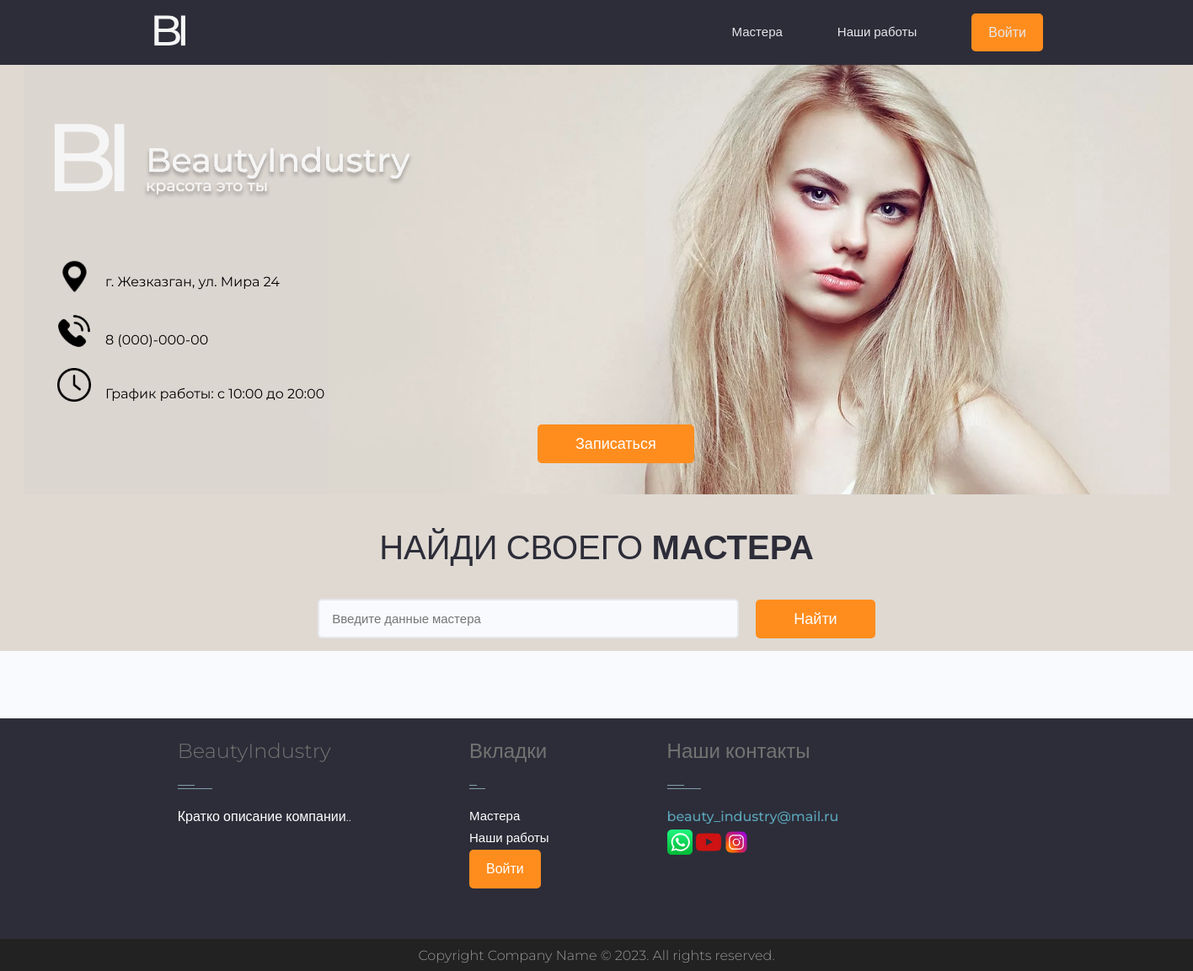
Before: / with the older database file.
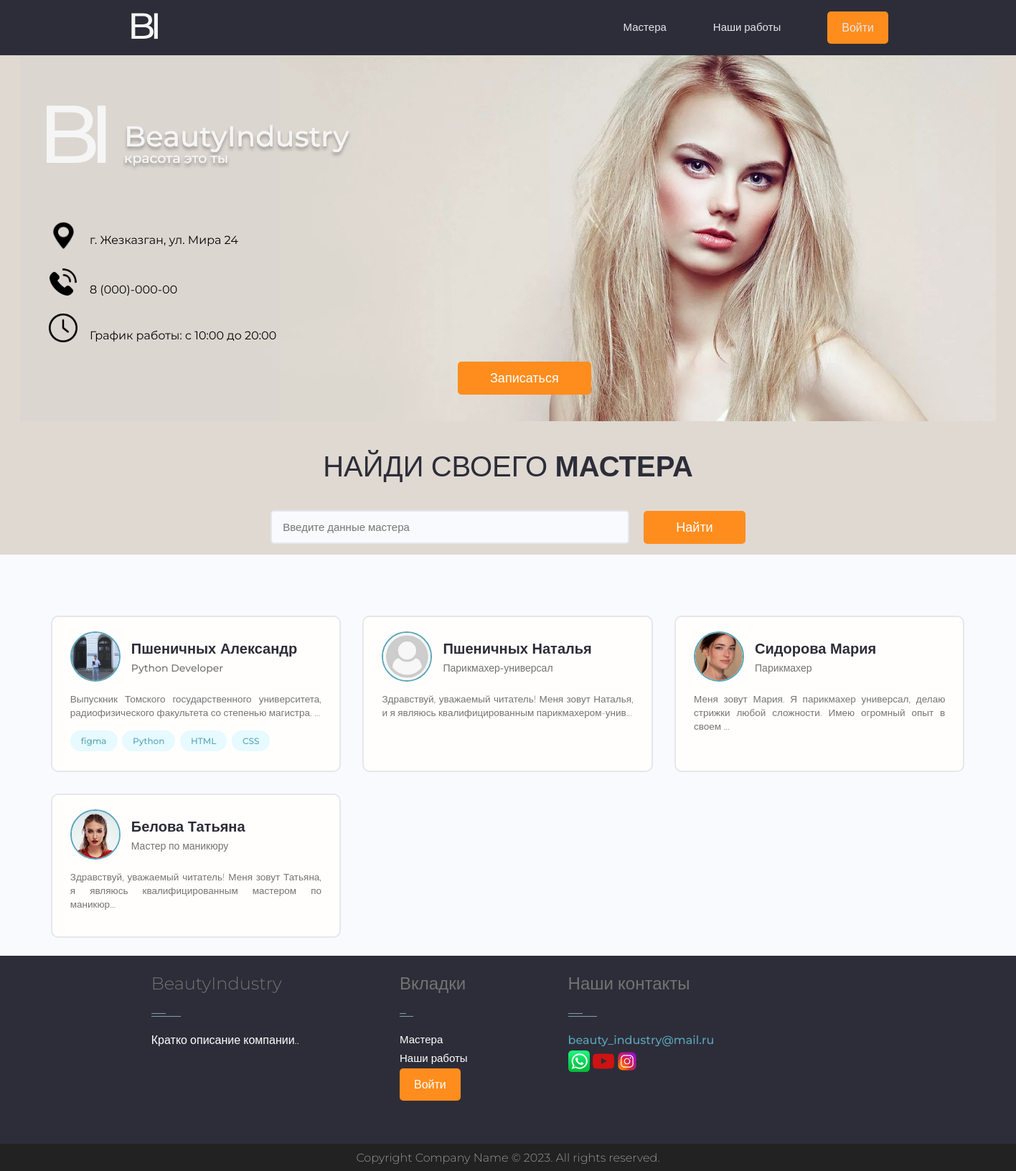
After: the same page with the newer database file.
### users/models.py (models this page shows, shortened)
class Profile(models.Model):
    user = models.OneToOneField(User, on_delete=models.CASCADE, null=True, blank=True, verbose_name='Логин')
    name = models.CharField(max_length=200, null=True, blank=True,verbose_name='Имя пользователя')
    email = models.EmailField(max_length=200, null=True, blank=True)  # EmailField - валидация от джанго
    username = models.CharField(max_length=200, blank=True, null=True, verbose_name='Никнейм пользователя')
    short_info = models.CharField(max_length=200, blank=True, null=True,verbose_name='Краткая информация о пользователе')  # профессия
    bio = models.TextField(blank=True, null=True, verbose_name='Полная информация')  # инфо о себе
    profile_image = models.ImageField(blank=True, null=True, upload_to='profiles/',
                                      default='profiles/user-default.png',verbose_name='Фото')
    whatsapp = models.CharField(max_length=200, null=True, blank=True)
    instagram = models.CharField(max_length=200, null=True, blank=True)
    vkontakte = models.CharField(max_length=200, null=True, blank=True)
    telegram = models.CharField(max_length=200, null=True, blank=True)
    created = models.DateTimeField(auto_now_add=True)

class Skill(models.Model):  # скилы(навыки) пользователя
    owner = models.ForeignKey(Profile, on_delete=models.CASCADE, null=True, blank=True)  # связь с профилем
    name = models.CharField(max_length=200, null=True, blank=True)  # имя навыка
    description = models.TextField(null=True, blank=True)  # описание навыка
    created = models.DateTimeField(auto_now_add=True)
    def __str__(self):
        return f'{self.name}'

### users/views.py (the view)
# urls.py: path('', views.profiles, name='profiles'),
def profiles(request):
    profile, search_query = search_profiles(request)  # распаковка кортежа
    context = {'profiles': profile, 'search_query': search_query}
    return render(request, 'users/index.html', context)

### users/utils.py (called while the page is built)
def search_profiles(request):
    search_query = ''
    if request.GET.get('search_query'):
        search_query = request.GET.get('search_query')
    skills = Skill.objects.filter(name__icontains=search_query)
    profiles = Profile.objects.distinct().filter(
        Q(name__icontains=search_query) |
        Q(short_info__icontains=search_query) |
        Q(skill__in=skills))  # Модель профиля
    return profiles, search_query

### users/templates/users/index.html (shortened to what this page needs)
{% extends 'projects/base.html' %}
{% block content %}
{% load static %}
  <main class="home">
    <section class="hero-section text-center">
      <div class="container container--narrow">
        <div class="hero-section__box" >
          <div class="text">
            <img class="info" src="{% static 'images/info.svg' %}" alt="">
          <button class="openModal btn btn--sub btn--lg" style="margin: 0 610px">Записаться </button>
          </div>
          <img class='images' src="{% static 'images/girl.jpg.webp' %}" alt=""/>
          <h2 >НАЙДИ СВОЕГО <span>МАСТЕРА</span></h2>
        </div>
        <div class="hero-section__search">
          <form class="form" action="{% url 'profiles' %}" method="get">
            <div class="form__field">
              <input class="input input--text" id="formInput#search" type="text" name="search_query"
                value="{{ search_query }}"
                placeholder="Введите данные мастера" />
            </div>
            <input class="btn btn--sub btn--lg" type="submit" value="Найти" />
          </form>
        </div>
      </div>
    </section>
    <section class="devlist">
      <div class="container">
        <div class="grid grid--three">
          {% for profile in profiles %}
          <div class="column card">
            <div class="dev">
              <a href="{% url 'user_profile' profile.id %}" class="card__body">
                <div class="dev__profile">
                  <img class="avatar avatar--md" src="{{ profile.profile_image.url }}" alt="image" />
                  <div class="dev__meta">
                    <h3>{{ profile.name }}</h3>
                    <h5>{{ profile.short_info }}</h5>
                  </div>
                </div>
                <p class="dev__info">
                  {{ profile.bio|slice:100 }}...
                </p>
                <div class="dev__skills">
                  {% for skill in profile.skill_set.all %}
                  <span class="tag tag--pill tag--main">
                    <small>{{skill|slice:'6'}}</small>
                  </span>
                  {% endfor %}
                </div>
              </a>
            </div>
          </div>
          {% endfor %}
        </div>
      </div>
    </section>
  </main>
{% endblock %}

### projects/templates/projects/base.html (shortened to what this page needs)
{% load static %}
<!DOCTYPE html>
<html lang="en">
<head>
    <link rel="stylesheet" href="https://maxcdn.bootstrapcdn.com/font-awesome/4.5.0/css/font-awesome.min.css">
    <link rel="stylesheet" href="{% static 'uikit/styles/uikit.css'%}"/>
    <link rel="stylesheet" href="{% static 'styles/app.css'%}"/>
<link rel="stylesheet" href="{% static 'styles/footer.css'%}"/>
</head>
<body>
{% include 'projects/navbar.html' %}
{% block content %}
{% endblock %}
</body>
{% include 'projects/footer.html' %}
</html>

### projects/templates/projects/navbar.html (shortened to what this page needs)
{% load static %}
  <header class="header">
    <div class="container container--narrow">
      <a href="{% url 'profiles' %}" class="header__logo">
        <img src="{% static 'images/logo.svg'%} " alt="DevSearch Logo" />
      </a>
      <nav class="header__nav">
        <ul class="header__menu">
          <li class="header__menuItem"><a href="{% url 'profiles' %}">Мастера</a></li>
          <li class="header__menuItem"><a href="{% url 'projects' %}">Наши работы</a></li>
          {% if request.user.is_authenticated %}
           <li class="header__menuItem"><a href="{% url 'account'%}">Мой аккаунт</a></li>
          <li class="header__menuItem"><a href="{% url 'create-project'%}">Добавить работу</a></li>
          <li class="header__menuItem"><a href="{% url 'logout' %}" class="btn btn--sub">Выйти</a></li>
          {% else %}
          <li class="header__menuItem"><a href="{% url 'login' %}" class="btn btn--sub">Войти</a></li>
          {% endif %}
        </ul>
      </nav>
    </div>
  </header>

### projects/templates/projects/footer.html
{% load static %}
<footer id="footer" class="footer">
    <div class="main-footer">
        <div class="container">
            <div class="row">
                <div class="col">
                    <div class="widget">
                        <h5 class="widget-title">BeautyIndustry<span></span></h5>
                        <p>Кратко описание компании.. </p>
                    </div>
                </div>
                <div class="col">
                    <div class="widget no-box">
                        <h5 class="widget-title">Вкладки<span></span></h5>
                        <ul class="thumbnail-widget">
                            <li>
                                <div class="thumb-content"><a href="{% url 'profiles' %}">Мастера</a></div>
                            </li>
                            <li>
                                <div class="thumb-content"><a href="{% url 'projects' %}">Наши работы</a></div>
                            </li>
                              {% if request.user.is_authenticated %}
                            <li>
                                <div class="thumb-content"><a href="{% url 'account'%}">Мой аккаунт</a></div>
                            </li>
                            <li>
                                <div class="thumb-content"><a href="{% url 'create-project'%}">Добавить работу</a></div>
                            </li>
                                <li class="header__menuItem"><a href="{% url 'logout' %}" class="btn btn--sub">Выйти</a></li>
                                {% else %}
                               <li class="header__menuItem"><a href="{% url 'login' %}" class="btn btn--sub">Войти</a></li>
                            {% endif %}
                        </ul>
                    </div>
                </div>
                <div class="col">
                    <div class="widget no-box">
                        <h5 class="widget-title">Наши контакты<span></span></h5>
                        <p><a href="mailto:info@domain.com" title="glorythemes">beauty_industry@mail.ru</a></p>
                        <ul class="social-footer2">
                            <li class=""><a href="/" target="_blank" title="Facebook"><img alt="WhatsApp" width="30" height="30" src="{% static 'images/whatsapp.svg'%}"></a></li>
                            <li class=""><a href="/" target="_blank" title="Facebook"><img alt="YouTube" width="30" height="30" src="{% static 'images/youtube.svg'%}"></a></li>
                            <li class=""><a href="/" target="_blank" title="Facebook"><img alt="Instagram" width="30" height="30" src="{% static 'images/instagram.svg'%}"></a></li>
                        </ul>
                    </div>
                </div>
            </div>
        </div>
    </div>
    <div class="footer-copyright">
        <div class="container">
            <div class="row">
                <div class="copyright">
                    <p>Copyright Company Name © 2023. All rights reserved.</p>
                </div>
            </div>
        </div>
    </div>
</footer>

### projects/static/styles/app.css (style rules this page uses)
:root { --color-sub: #2d2d39; }
.btn--sub { background-color: var(--color-sub-light); }
.card { border: 2px solid var(--color-light); }
.info { margin-left: 25px; }
.text { display: block; width: 39%; vertical-align: text-top; margin-top: 40px; position: absolute; }
.images { width: 100%; }
.header { position: sticky; z-index: 111; background-color: var(--color-sub); padding: 0.5rem 0; }
.header > .container { display: flex; justify-content: space-between; align-items: center; padding-left: 150px; padding-right: 150px; }
.header__logo > img { height: 5.8rem; }
.header__nav > ul { display: inline-flex; align-items: center; list-style: none; gap: 6.5rem; }
.header__menuItem > a { color: var(--color-light); font-weight: 300; }
.hero-section { height: auto; display: flex; align-items: center; background-color: #dfd9d2; }
.hero-section__box { margin-bottom: 20px; }
.hero-section__box > h2, .hero-section__box > h2 > span { font-size: 4rem; color: #2d2d39; line-height: 1.3; text-transform: uppercase; padding-top:30px; }
.hero-section__box > h2 { font-weight: 300; }
.hero-section__box > h2 > span { font-weight: 700; }
.hero-section__search > .form { display: flex; align-items: center; justify-content: center; gap: 2rem; }
.hero-section__search > .form input.input--text { width: 50rem; }
.devlist { margin-top: 8rem; }
.devlist .grid { align-items: stretch; }
.devlist .dev .dev__profile { display: flex; align-items: center; gap: 1.5rem; }
.devlist .dev .dev__meta h3 { color: var(--color-sub); font-size: 2rem; font-weight: 700; }
.devlist .dev .dev__meta h5 { color: var(--color-text); font-size: 1.4rem; font-weight: 500; }
.devlist .dev .dev__info { margin: 1.5rem 0; font-size: 1.35rem; line-height: 1.4; text-align: justify; }

### projects/static/styles/footer.css (style rules this page uses)
.row { display:flex; }
.col { margin-left:140px; }
.widget > p { color: white; }
.copyright { margin:auto; }
footer .main-footer { padding: 20px 0; background: #2d2d39; }
footer ul { padding-left: 0; list-style: none; }
.footer-copyright { background: #222; padding: 5px 0; }
.footer-copyright p { color: #969696; margin: 2px 0 0; }
.widget { margin-bottom: 40px; }
.widget.no-box { padding: 0; background-color: transparent; margin-bottom: 40px; box-shadow: none; -webkit-box-shadow: none; -moz-box-shadow: none; -ms-box-shadow: none; -o-box-shadow: none; }
.widget li a { color: white; }
.widget-title { margin-bottom: 20px; }
.widget-title span { background: #839FAD none repeat scroll 0 0;display: block; height: 1px;margin-top: 25px;position: relative;width: 20%; }
.widget-title span::after { background: inherit;content: "";height: inherit; position: absolute;top: -4px;width: 50%; }
ul.social-footer2 { margin: 0;padding: 0; width: auto; }
ul.social-footer2 li { display: inline-block;padding: 0; }
ul.social-footer2 li a { display: block; height:30px;width: 30px;text-align: center; }
.btn { background-color: #ff8d1e; color:#fff; }

### projects/static/uikit/styles/modules/_variables.css (style rules this page uses)
:root { --color-main: #5aa5b9; --color-main-light: #e6faff; --color-sub: #3f4156; --color-sub-light: #51546e; --color-sub-lighter: #ededfd; --color-text: #737373; --color-gray: #8b8b8b; --color-light: #e5e7eb; --color-light-gray: #767676; --color-bg: #f8fafd; --color-white: #fffefd; --color-white-light: #f3f3f3; --color-success: #359e64; --color-success-bg: #def8e8; --color-error: #fc4b0b; --color-error-bg: #fff2ee; --font-base: 'Poppins', arial, helvetica, 'Segoe UI', roboto, ubuntu, sans-serif; --font-monospace: 'Fira Code', 'Courier New', courier, monospace; --font-regular: 300; --font-medium: 500; --font-bold: 700; --generic-shadow: 1px 1px 5px #00000010; --generic-transition: all 0.3s ease-in-out; }

### projects/static/uikit/styles/modules/_base.css (style rules this page uses)
* { margin: 0; padding: 0; box-sizing: border-box; text-rendering: optimizeLegibility; color: inherit; font-size: inherit; }
html { font-size: 50%; }
@media only screen and (min-width: 480px) { html { font-size: 56.25%; } }
@media only screen and (min-width: 1200px) { html { font-size: 62.5%; } }
body { line-height: 1.6; font-weight: 400; font-size: 1.5rem; color: var(--color-text); background-color: var(--color-bg); min-height: 100vh; }

### projects/static/uikit/styles/modules/_avatar.css (style rules this page uses)
.avatar { border-radius: 50%; border: 2px solid var(--color-main); object-fit: cover; }
.avatar--md { height: 7rem; width: 7rem; }

### projects/static/uikit/styles/modules/_card.css (style rules this page uses)
.card { border-radius: 1rem; background-color: var(--color-white); border: 1.5px solid var(--color-light); width: auto; height: auto; margin-top: 0.5rem; margin-bottom: 0.5rem; overflow: hidden; }
.card__body, .card__header { padding: 2rem 2.5rem; }

Changed rows visible on the page:
added Profile: profile_image (picture), name "Пшеничных Александр", short_info "Python Developer", bio "Выпускник Томского государственного университета, радиофизического факультета со степенью магистра."
added Skill: name "figma"
added Skill: name "Python"
added Skill: name "HTML"
added Skill: name "CSS"
added Profile: profile_image (placeholder picture), name "Пшеничных Наталья", short_info "Парикмахер-универсал", bio "Здравствуй, уважаемый читатель! Меня зовут Наталья, и я являюсь квалифицированным парикмахером-унив"
added Profile: profile_image (picture), name "Сидорова Мария", short_info "Парикмахер", bio "Меня зовут Мария. Я парикмахер универсал, делаю стрижки любой сложности. Имею огромный опыт в своем"
added Profile: profile_image (picture), name "Белова Татьяна", short_info "Мастер по маникюру", bio "Здравствуй, уважаемый читатель! Меня зовут Татьяна, я являюсь квалифицированным мастером по маникюр"
